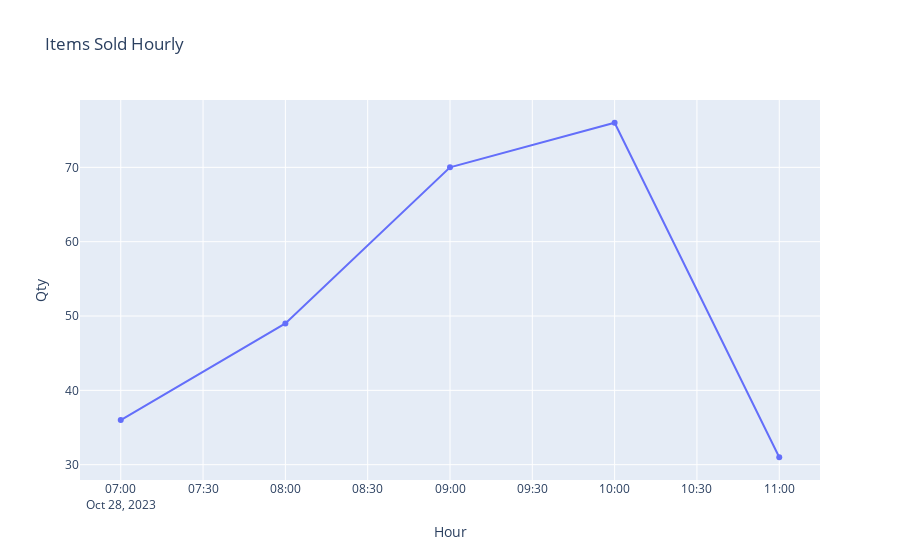

The code cell stored with this chart in its notebook:
### Code cell
# Create the plot using Plotly Express
fig = px.line(hourly_sales_amounts, x='Hour', y='Qty', title="Items Sold Hourly", markers=True)

# Show the plot
fig.show()

### Figure 1 — Plotly figure (JSON) as saved in the notebook; plotly's stock layout.template omitted (floating-point values rounded to 4 significant figures)
{"data": [{"hovertemplate": "Hour=%{x}<br>Qty=%{y}<extra></extra>", "legendgroup": "", "line": {"color": "#636efa", "dash": "solid"}, "marker": {"symbol": "circle"}, "mode": "lines+markers", "name": "", "orientation": "v", "showlegend": false, "type": "scatter", "x": ["2023-10-28T07:00:00", "2023-10-28T08:00:00", "2023-10-28T09:00:00", "2023-10-28T10:00:00", "2023-10-28T11:00:00"], "xaxis": "x", "y": [36, 49, 70, 76, 31], "yaxis": "y"}], "layout": {"legend": {"tracegroupgap": 0}, "title": {"text": "Items Sold Hourly"}, "xaxis": {"anchor": "y", "domain": [0, 1], "title": {"text": "Hour"}}, "yaxis": {"anchor": "x", "domain": [0, 1], "title": {"text": "Qty"}}}}
